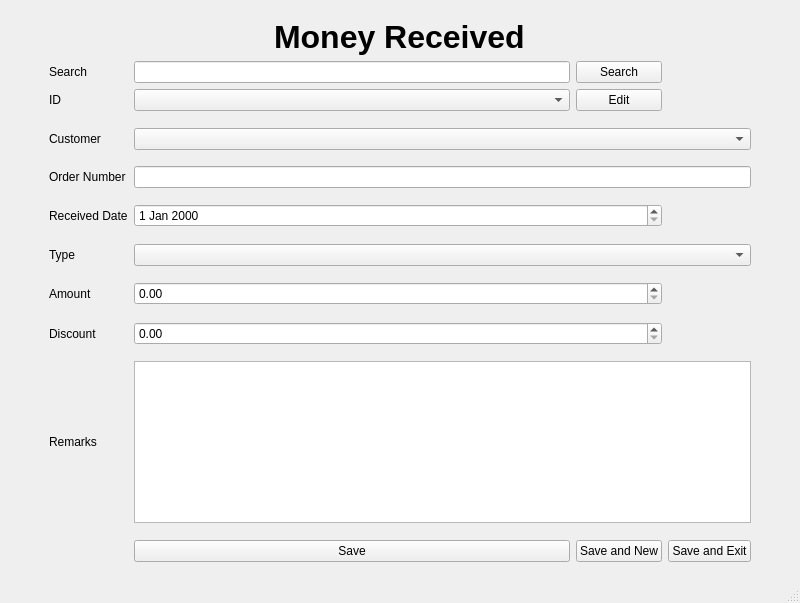
<?xml version="1.0" encoding="UTF-8"?>
<ui version="4.0">
 <class>MainWindow</class>
 <widget class="QMainWindow" name="MainWindow">
  <property name="geometry">
   <rect>
    <x>0</x>
    <y>0</y>
    <width>800</width>
    <height>603</height>
   </rect>
  </property>
  <property name="windowTitle">
   <string>MainWindow</string>
  </property>
  <widget class="QWidget" name="centralwidget">
   <layout class="QGridLayout" name="gridLayout">
    <item row="0" column="2">
     <spacer name="verticalSpacer_20">
      <property name="orientation">
       <enum>Qt::Vertical</enum>
      </property>
      <property name="sizeHint" stdset="0">
       <size>
        <width>20</width>
        <height>40</height>
       </size>
      </property>
     </spacer>
    </item>
    <item row="9" column="4">
     <spacer name="verticalSpacer_6">
      <property name="orientation">
       <enum>Qt::Vertical</enum>
      </property>
      <property name="sizeHint" stdset="0">
       <size>
        <width>20</width>
        <height>40</height>
       </size>
      </property>
     </spacer>
    </item>
    <item row="5" column="2">
     <spacer name="verticalSpacer_18">
      <property name="orientation">
       <enum>Qt::Vertical</enum>
      </property>
      <property name="sizeHint" stdset="0">
       <size>
        <width>20</width>
        <height>40</height>
       </size>
      </property>
     </spacer>
    </item>
    <item row="10" column="2" colspan="2">
     <widget class="QDateEdit" name="received_date"/>
    </item>
    <item row="21" column="3">
     <spacer name="verticalSpacer_5">
      <property name="orientation">
       <enum>Qt::Vertical</enum>
      </property>
      <property name="sizeHint" stdset="0">
       <size>
        <width>20</width>
        <height>40</height>
       </size>
      </property>
     </spacer>
    </item>
    <item row="3" column="1">
     <widget class="QLabel" name="label_10">
      <property name="text">
       <string>Search</string>
      </property>
     </widget>
    </item>
    <item row="0" column="4">
     <spacer name="verticalSpacer_10">
      <property name="orientation">
       <enum>Qt::Vertical</enum>
      </property>
      <property name="sizeHint" stdset="0">
       <size>
        <width>20</width>
        <height>40</height>
       </size>
      </property>
     </spacer>
    </item>
    <item row="19" column="3">
     <spacer name="verticalSpacer_11">
      <property name="orientation">
       <enum>Qt::Vertical</enum>
      </property>
      <property name="sizeHint" stdset="0">
       <size>
        <width>20</width>
        <height>40</height>
       </size>
      </property>
     </spacer>
    </item>
    <item row="7" column="4">
     <spacer name="verticalSpacer_7">
      <property name="orientation">
       <enum>Qt::Vertical</enum>
      </property>
      <property name="sizeHint" stdset="0">
       <size>
        <width>20</width>
        <height>40</height>
       </size>
      </property>
     </spacer>
    </item>
    <item row="14" column="1">
     <widget class="QLabel" name="label_6">
      <property name="text">
       <string>Amount</string>
      </property>
     </widget>
    </item>
    <item row="15" column="4">
     <spacer name="verticalSpacer_3">
      <property name="orientation">
       <enum>Qt::Vertical</enum>
      </property>
      <property name="sizeHint" stdset="0">
       <size>
        <width>20</width>
        <height>40</height>
       </size>
      </property>
     </spacer>
    </item>
    <item row="5" column="4">
     <spacer name="verticalSpacer_8">
      <property name="orientation">
       <enum>Qt::Vertical</enum>
      </property>
      <property name="sizeHint" stdset="0">
       <size>
        <width>20</width>
        <height>40</height>
       </size>
      </property>
     </spacer>
    </item>
    <item row="8" column="1">
     <widget class="QLabel" name="label_3">
      <property name="text">
       <string>Order Number</string>
      </property>
     </widget>
    </item>
    <item row="18" column="0">
     <spacer name="horizontalSpacer_2">
      <property name="orientation">
       <enum>Qt::Horizontal</enum>
      </property>
      <property name="sizeType">
       <enum>QSizePolicy::Minimum</enum>
      </property>
      <property name="sizeHint" stdset="0">
       <size>
        <width>40</width>
        <height>20</height>
       </size>
      </property>
     </spacer>
    </item>
    <item row="10" column="1">
     <widget class="QLabel" name="label_4">
      <property name="text">
       <string>Received Date</string>
      </property>
     </widget>
    </item>
    <item row="12" column="1">
     <widget class="QLabel" name="label_5">
      <property name="text">
       <string>Type</string>
      </property>
     </widget>
    </item>
    <item row="12" column="2" colspan="3">
     <widget class="QComboBox" name="type"/>
    </item>
    <item row="15" column="2">
     <spacer name="verticalSpacer_13">
      <property name="orientation">
       <enum>Qt::Vertical</enum>
      </property>
      <property name="sizeHint" stdset="0">
       <size>
        <width>20</width>
        <height>40</height>
       </size>
      </property>
     </spacer>
    </item>
    <item row="1" column="1" colspan="4" alignment="Qt::AlignHCenter">
     <widget class="QLabel" name="label_9">
      <property name="font">
       <font>
        <pointsize>24</pointsize>
        <weight>75</weight>
        <bold>true</bold>
       </font>
      </property>
      <property name="text">
       <string>Money Received</string>
      </property>
     </widget>
    </item>
    <item row="16" column="1">
     <widget class="QLabel" name="label_7">
      <property name="text">
       <string>Discount</string>
      </property>
     </widget>
    </item>
    <item row="20" column="4">
     <widget class="QPushButton" name="save_n_exit_btn">
      <property name="text">
       <string>Save and Exit</string>
      </property>
     </widget>
    </item>
    <item row="13" column="2">
     <spacer name="verticalSpacer_14">
      <property name="orientation">
       <enum>Qt::Vertical</enum>
      </property>
      <property name="sizeHint" stdset="0">
       <size>
        <width>20</width>
        <height>40</height>
       </size>
      </property>
     </spacer>
    </item>
    <item row="13" column="4">
     <spacer name="verticalSpacer_4">
      <property name="orientation">
       <enum>Qt::Vertical</enum>
      </property>
      <property name="sizeHint" stdset="0">
       <size>
        <width>20</width>
        <height>40</height>
       </size>
      </property>
     </spacer>
    </item>
    <item row="14" column="5">
     <spacer name="horizontalSpacer">
      <property name="orientation">
       <enum>Qt::Horizontal</enum>
      </property>
      <property name="sizeType">
       <enum>QSizePolicy::Minimum</enum>
      </property>
      <property name="sizeHint" stdset="0">
       <size>
        <width>40</width>
        <height>20</height>
       </size>
      </property>
     </spacer>
    </item>
    <item row="6" column="1">
     <widget class="QLabel" name="label_2">
      <property name="text">
       <string>Customer</string>
      </property>
     </widget>
    </item>
    <item row="17" column="4">
     <spacer name="verticalSpacer_2">
      <property name="orientation">
       <enum>Qt::Vertical</enum>
      </property>
      <property name="sizeHint" stdset="0">
       <size>
        <width>20</width>
        <height>40</height>
       </size>
      </property>
     </spacer>
    </item>
    <item row="14" column="2" colspan="2">
     <widget class="QDoubleSpinBox" name="amount">
      <property name="maximum">
       <double>9999999999999999583119736832.000000000000000</double>
      </property>
     </widget>
    </item>
    <item row="18" column="2" colspan="3">
     <widget class="QTextEdit" name="remarks"/>
    </item>
    <item row="20" column="2">
     <widget class="QPushButton" name="save_btn">
      <property name="text">
       <string>Save</string>
      </property>
     </widget>
    </item>
    <item row="17" column="2">
     <spacer name="verticalSpacer_12">
      <property name="orientation">
       <enum>Qt::Vertical</enum>
      </property>
      <property name="sizeHint" stdset="0">
       <size>
        <width>20</width>
        <height>40</height>
       </size>
      </property>
     </spacer>
    </item>
    <item row="11" column="2">
     <spacer name="verticalSpacer_15">
      <property name="orientation">
       <enum>Qt::Vertical</enum>
      </property>
      <property name="sizeHint" stdset="0">
       <size>
        <width>20</width>
        <height>40</height>
       </size>
      </property>
     </spacer>
    </item>
    <item row="7" column="2">
     <spacer name="verticalSpacer_17">
      <property name="orientation">
       <enum>Qt::Vertical</enum>
      </property>
      <property name="sizeHint" stdset="0">
       <size>
        <width>20</width>
        <height>40</height>
       </size>
      </property>
     </spacer>
    </item>
    <item row="9" column="2">
     <spacer name="verticalSpacer_16">
      <property name="orientation">
       <enum>Qt::Vertical</enum>
      </property>
      <property name="sizeHint" stdset="0">
       <size>
        <width>20</width>
        <height>40</height>
       </size>
      </property>
     </spacer>
    </item>
    <item row="20" column="3">
     <widget class="QPushButton" name="save_n_new_btn">
      <property name="text">
       <string>Save and New</string>
      </property>
     </widget>
    </item>
    <item row="21" column="4">
     <spacer name="verticalSpacer">
      <property name="orientation">
       <enum>Qt::Vertical</enum>
      </property>
      <property name="sizeHint" stdset="0">
       <size>
        <width>20</width>
        <height>40</height>
       </size>
      </property>
     </spacer>
    </item>
    <item row="6" column="2" colspan="3">
     <widget class="QComboBox" name="customer"/>
    </item>
    <item row="4" column="1">
     <widget class="QLabel" name="label">
      <property name="text">
       <string>ID</string>
      </property>
     </widget>
    </item>
    <item row="16" column="2" colspan="2">
     <widget class="QDoubleSpinBox" name="discount">
      <property name="maximum">
       <double>99999999999999991611392.000000000000000</double>
      </property>
     </widget>
    </item>
    <item row="18" column="1">
     <widget class="QLabel" name="label_8">
      <property name="text">
       <string>Remarks</string>
      </property>
     </widget>
    </item>
    <item row="8" column="2" colspan="3">
     <widget class="QLineEdit" name="order_number"/>
    </item>
    <item row="3" column="2">
     <widget class="QLineEdit" name="search"/>
    </item>
    <item row="3" column="3">
     <widget class="QPushButton" name="search_btn">
      <property name="text">
       <string>Search</string>
      </property>
     </widget>
    </item>
    <item row="4" column="2">
     <widget class="QComboBox" name="id"/>
    </item>
    <item row="4" column="3">
     <widget class="QPushButton" name="edit_btn">
      <property name="text">
       <string>Edit</string>
      </property>
     </widget>
    </item>
   </layout>
  </widget>
  <widget class="QStatusBar" name="statusbar"/>
 </widget>
 <resources/>
 <connections/>
</ui>
